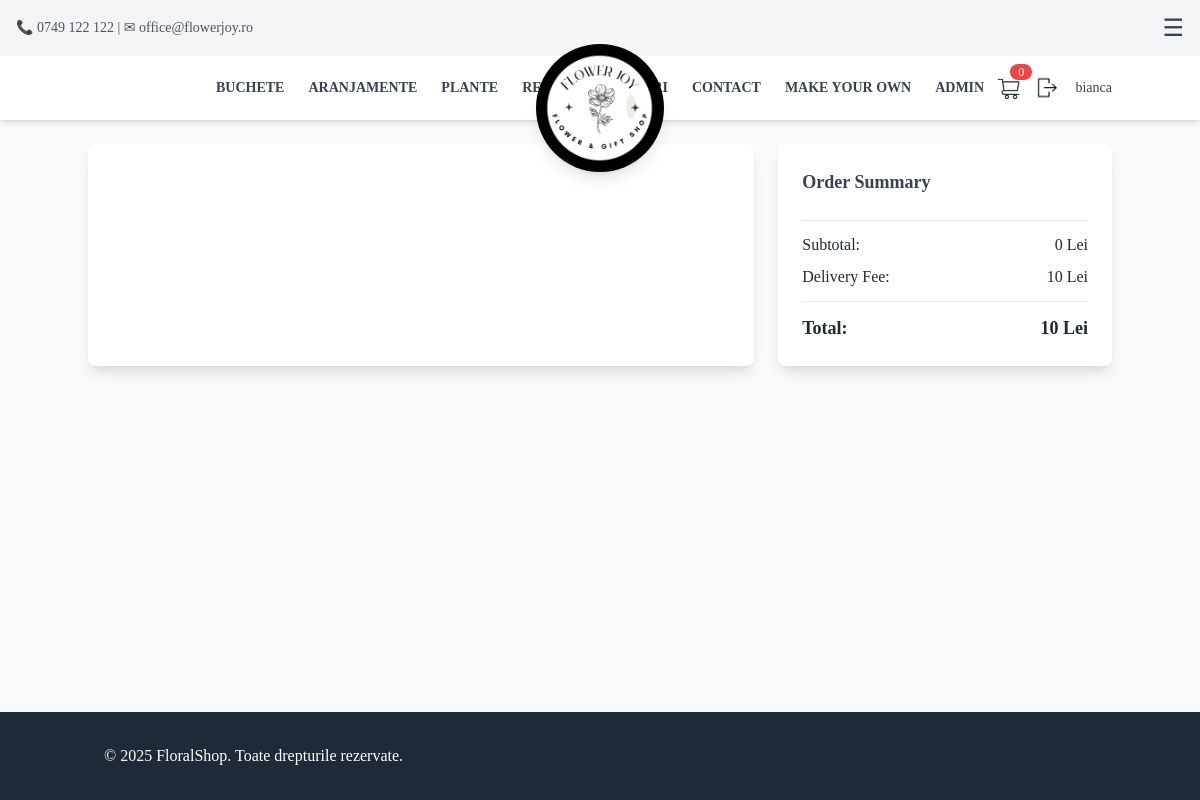
Before: /checkout/ (signed in) with the older database file.
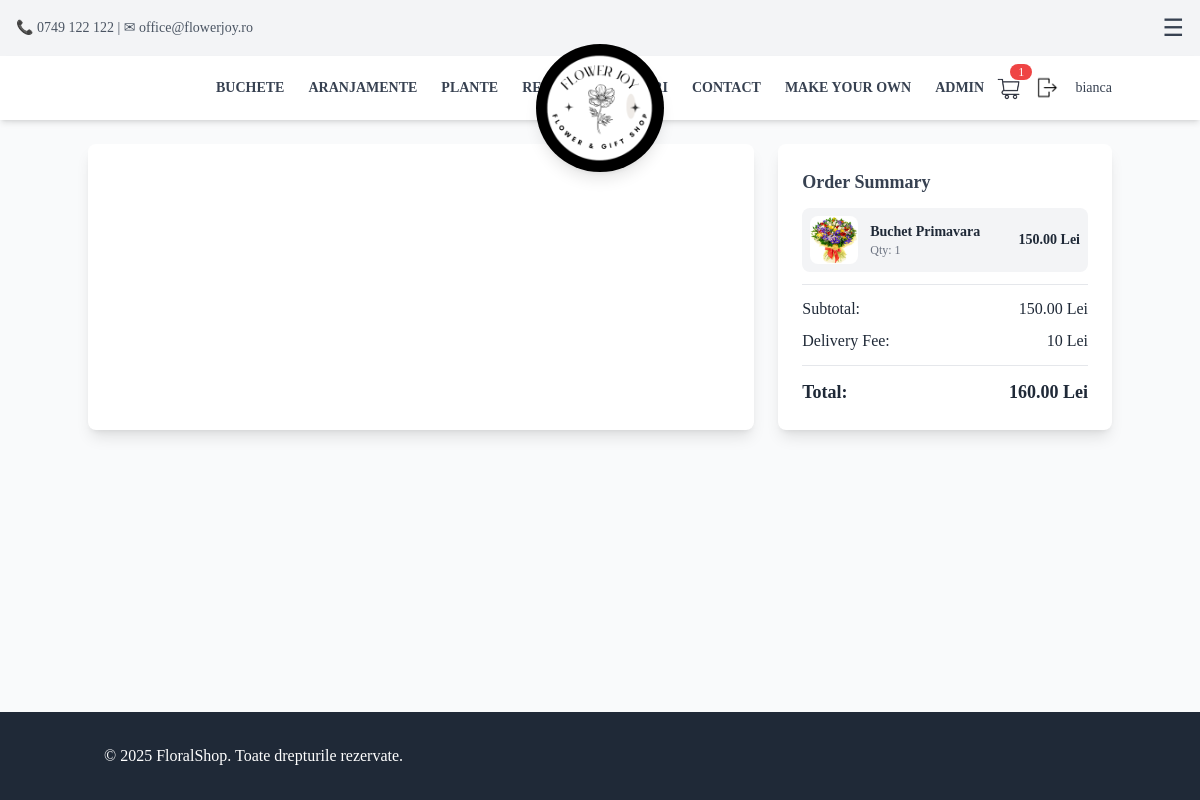
After: the same page with the newer database file.
### App/models.py (models this page shows, shortened)
class CartItem(models.Model):
    user = models.ForeignKey(User, on_delete=models.CASCADE, null=True, blank=True)
    session_id = models.CharField(max_length=255, null=True, blank=True) # Store session ID for anonymous users
    product = models.ForeignKey(Product, on_delete=models.CASCADE)
    quantity = models.PositiveIntegerField(default=1)
    def total_price(self):
        return self.product.price * self.quantity

class Product(models.Model):
    name = models.CharField(max_length=100, null=False, blank=False)
    description = models.TextField()
    category = models.CharField(
        max_length=100,
        choices=[
            ("buchete", "buchete"),
            ("plante", "plante"),
            ("aranjamente", "aranjamente"),
            ("Accessories", "Accessories"),
            ("Gifts", "Gifts"),
            ("CustomBouquet", "CustomBouquet"),
        ],
        default="General"
    )
    price = models.DecimalField(max_digits=10, decimal_places=2, null=False, blank=False)
    image = models.ImageField(upload_to="Pictures/", null=False, blank=False)
    created_at = models.DateTimeField(auto_now_add=True, null=False, blank=False)
    is_custom = models.BooleanField(default=False)
    in_store = models.BooleanField(default=False)
    auction_manual = models.BooleanField(default=False)
    auction_start_time = models.DateTimeField(null=True, blank=True)
    auction_floor_price = models.DecimalField(max_digits=10, decimal_places=2, default=10)
    auction_interval_minutes = models.PositiveIntegerField(default=60)
    auction_drop_amount = models.DecimalField(max_digits=6, decimal_places=2, default=5)
    before_auction_price = models.DecimalField(max_digits=10, decimal_places=2, null=False, blank=False, default=0.00)  # Store the price before auction
    bid_submited = models.BooleanField(default=False)  # Track if a bid has been submitted
    number_of_purcheses = models.PositiveIntegerField(default=0)  # Track the number of purchases

### App/views.py (the view, shortened to what this page needs)
# urls.py: path("checkout/", checkout, name="checkout"),
@login_required
def checkout(request):
    user = request.user if request.user.is_authenticated else None
    session_id = request.session.session_key or request.session.create()
    cart_items = CartItem.objects.filter(user=user) if user else CartItem.objects.filter(session_id=session_id)
    subtotal = sum(item.total_price() for item in cart_items)
    delivery_fee = 10  # Example delivery fee
    total_price = subtotal + delivery_fee
    return render(request, "checkout.html", {
        'stripe_public_key': settings.STRIPE_PUBLIC_KEY,
        "cart_items": cart_items,
        "subtotal": subtotal,
        "delivery_fee": delivery_fee,
        "total_price": total_price,
    })

### App/templates/partials/checkout.html (shortened to what this page needs)
{% extends 'base.html' %}
{% block content %}
<div class="container mx-auto flex flex-col lg:flex-row gap-6 mt-20 py-16">
    <div class="w-full lg:w-2/3 bg-white shadow-lg rounded-lg p-6 relative" id="checkout-section-container">
    </div>
  <div class="w-full lg:w-1/3 bg-white shadow-lg rounded-lg p-6">
    <h3 class="text-lg font-bold text-gray-700">Order Summary</h3>
    <div class="max-h-44 overflow-y-auto space-y-2 mt-3">
      {% for item in cart_items %}
      <div class="flex items-center justify-between bg-gray-100 p-2 rounded-lg">
        <div class="flex items-center gap-3">
          <img src="{{ item.product.image.url }}" alt="{{ item.product.name }}" class="w-12 h-12 rounded-lg">
          <div>
            <p class="text-sm font-semibold">{{ item.product.name }}</p>
            <p class="text-xs text-gray-500">Qty: {{ item.quantity }}</p>
          </div>
        </div>
        <p class="text-sm font-semibold">{{ item.total_price }} Lei</p>
      </div>
      {% endfor %}
    </div>
    <hr class="my-3">
    <div class="flex justify-between mt-2">
      <p>Subtotal:</p>
      <p>{{ subtotal }} Lei</p>
    </div>
    <div class="flex justify-between mt-2">
      <p>Delivery Fee:</p>
      <p>{{ delivery_fee }} Lei</p>
    </div>
    <hr class="my-3">
    <div class="flex justify-between text-lg font-semibold">
      <p>Total:</p>
      <p>{{ total_price }} Lei</p>
    </div>
  </div>
</div>
{% endblock %}

Changed rows visible on the page:
added CartItem: product.image (picture), product.name "Buchet Primavara", quantity "1", total_price "150.00"
Other visible differences:
{{ cart_count }}: "0" → "1"
{{ subtotal }}: "0" → "150.00"
{{ total_price }}: "10" → "160.00"
